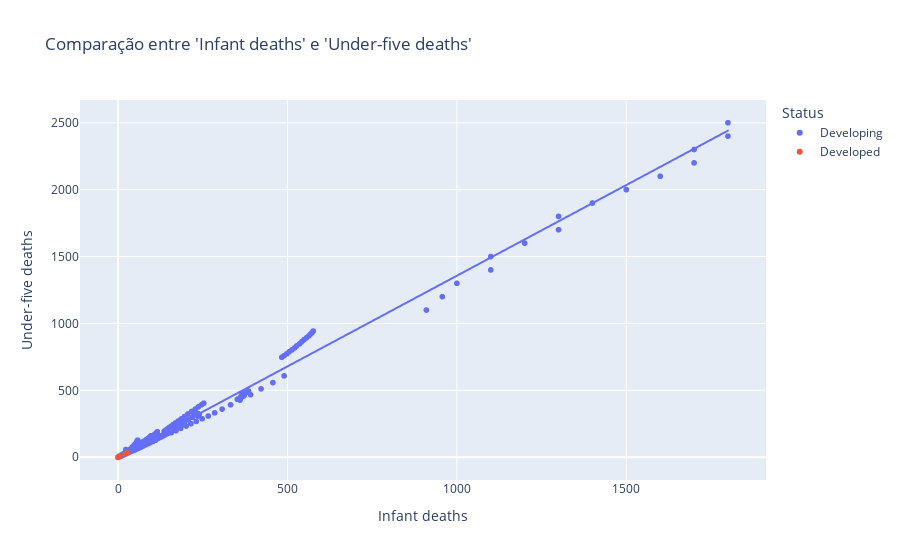

Source (notebook cell):
### Markdown cell above
Ocorre algo semelhante com as variáveis 'Infant deaths' e 'Under-five deaths', como podemos ver do gráfico de pontos e coeficiente de correlação abaixo.

### Code cell
# comparação entre as variaveis 'Infant deaths' e 'Under-five deaths'
fig = px.scatter(df, x="Infant deaths", y="Under-five deaths", trendline="ols", \
                 title="Comparação entre 'Infant deaths' e 'Under-five deaths'", color='Status')
fig.show()

### Figure 1 — Plotly figure (JSON) as saved in the notebook; plotly's stock layout.template omitted (floating-point values rounded to 4 significant figures; data arrays with more than 128 entries replaced by an {"elided": "..."} marker saying what was removed)
{"data": [{"hovertemplate": "Status=Developing<br>Infant deaths=%{x}<br>Under-five deaths=%{y}<extra></extra>", "legendgroup": "Developing", "marker": {"color": "#636efa", "symbol": "circle"}, "mode": "markers", "name": "Developing", "showlegend": true, "type": "scattergl", "x": {"elided": "2426 int values"}, "xaxis": "x", "y": {"elided": "2426 int values"}, "yaxis": "y"}, {"hovertemplate": "<b>OLS trendline</b><br>Under-five deaths = 1.3555 * Infant deaths + 1.20625<br>R<sup>2</sup>=0.993194<br><br>Status=Developing<br>Infant deaths=%{x}<br>Under-five deaths=%{y} <b>(trend)</b><extra></extra>", "legendgroup": "Developing", "marker": {"color": "#636efa", "symbol": "circle"}, "mode": "lines", "name": "Developing", "showlegend": false, "type": "scattergl", "x": {"elided": "2426 int values"}, "xaxis": "x", "y": {"elided": "2426 float values"}, "yaxis": "y"}, {"hovertemplate": "Status=Developed<br>Infant deaths=%{x}<br>Under-five deaths=%{y}<extra></extra>", "legendgroup": "Developed", "marker": {"color": "#EF553B", "symbol": "circle"}, "mode": "markers", "name": "Developed", "showlegend": true, "type": "scattergl", "x": {"elided": "512 int values"}, "xaxis": "x", "y": {"elided": "512 int values"}, "yaxis": "y"}, {"hovertemplate": "<b>OLS trendline</b><br>Under-five deaths = 1.1715 * Infant deaths + 0.0601593<br>R<sup>2</sup>=0.995634<br><br>Status=Developed<br>Infant deaths=%{x}<br>Under-five deaths=%{y} <b>(trend)</b><extra></extra>", "legendgroup": "Developed", "marker": {"color": "#EF553B", "symbol": "circle"}, "mode": "lines", "name": "Developed", "showlegend": false, "type": "scattergl", "x": {"elided": "512 int values"}, "xaxis": "x", "y": {"elided": "512 float values"}, "yaxis": "y"}], "layout": {"legend": {"title": {"text": "Status"}, "tracegroupgap": 0}, "title": {"text": "Comparação entre 'Infant deaths' e 'Under-five deaths'"}, "xaxis": {"anchor": "y", "domain": [0, 1], "title": {"text": "Infant deaths"}}, "yaxis": {"anchor": "x", "domain": [0, 1], "title": {"text": "Under-five deaths"}}}}
